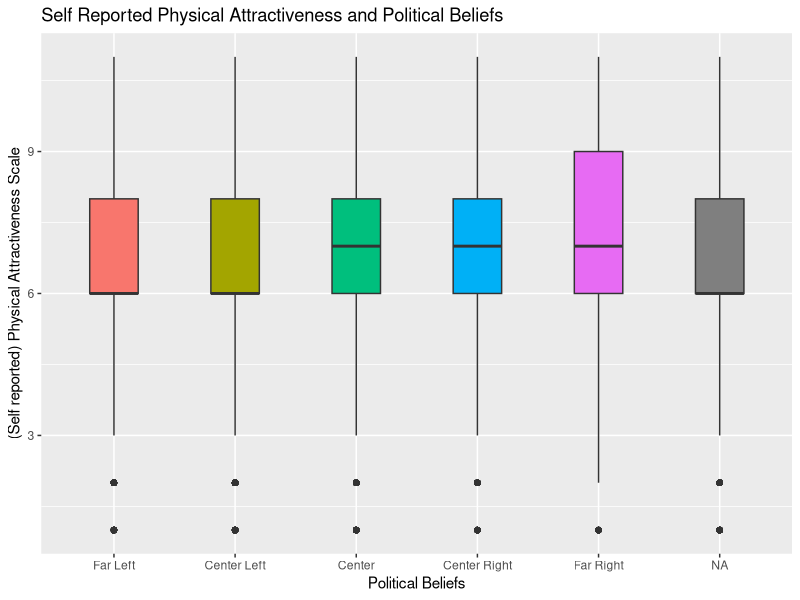
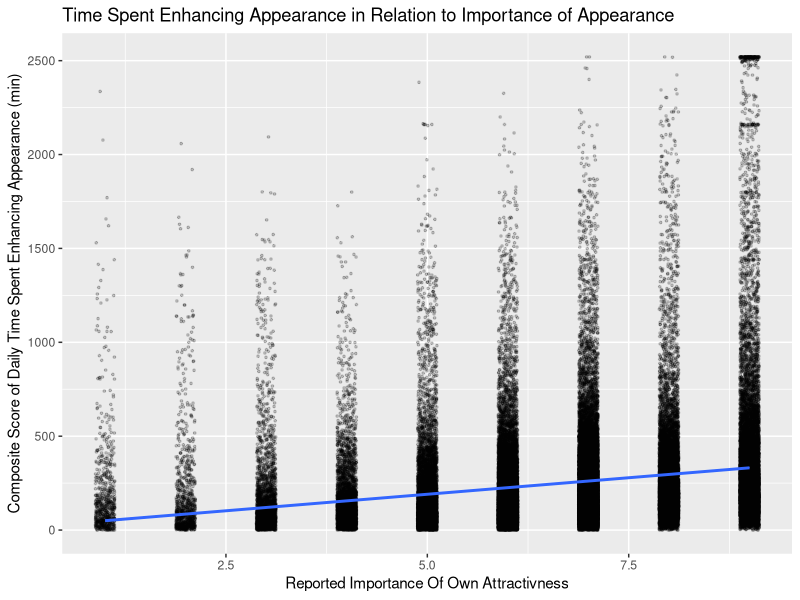

The R source for these figures, in order:
## ---- chunk 1
#| label: load-data
#| include: false
library(ggplot2)

h1 <- read.csv("data/processed_data/practice_h1.csv")
h2 <- read.csv("data/processed_data/practice_h2.csv")

## ---- chunk 2

# I realized that my boxplot labelled the x-axis wrong, so I need to changes the levels in my cot_politics variable
# For the sake of simplicity, I will just do this here.

h1$cot_politics <- factor(h1$cot_politics, levels = c("far_left", "center_left", "center", "center_right", "far_right"))

## ---- chunk 3
#| label: h1-descriptives
# Count respondents in each group.
table(h1$cot_politics)

# Summarize attractiveness points seperately in each group.
by(h1$self_physatt, h1$cot_politics, summary)

## ---- chunk 4
#| label: fig-polatt
#| fig-cap: "Self Reported Physical Attractiveness and Political Beliefs"
#| fig-width: 8
#| fig-height: 5

# plot
ggplot(data = h1, aes(x = cot_politics,
                   y = self_physatt,
                   fill = cot_politics)) +
         geom_boxplot(width = .4) + 
         labs(x = "Political Beliefs", 
         y = "(Self reported) Physical Attractiveness Scale",, 
         title = "Self Reported Physical Attractiveness and Political Beliefs") +
         scale_x_discrete(labels = c("Far Left", "Center Left", "Center", "Center Right", "Far Right")) +
         guides(fill = "none") 

## ---- chunk 5
#| label: h1_anovas

model <- aov(self_physatt ~ cot_politics, data = h1)
summary(model)

# Pairwise comparisons
TukeyHSD(model)


## ---- chunk 6
#| label: h2-descriptives
# don't show ID here
summary(h2[, c("attract_importance_1", "app_enh_total")])

## ---- chunk 7
#| label: fig-attenh
#| fig-cap: "Time Spent Enhancing Appearance in Relation to Importance of Appearance"
#| fig-width: 8
#| fig-height: 5

#Scatter Plot with line
ggplot(data = h2, 
                  aes(x = attract_importance_1,
                      y = app_enh_total)) +
                         geom_jitter(width=.12, height=.1, alpha=.2, size = .6)  +
        labs(x = "Reported Importance Of Own Attractivness", 
        y = "Composite Score of Daily Time Spent Enhancing Appearance (min)", 
        title = "Time Spent Enhancing Appearance in Relation to Importance of Appearance") +
  geom_smooth(method="lm")



## ---- chunk 8
#| label: correlation
r <- cor(h2$attract_importance_1, h2$app_enh_total, use = "complete.obs")
round(r,2)

cor.test(h2$attract_importance_1, h2$app_enh_total, use = "complete.obs")
